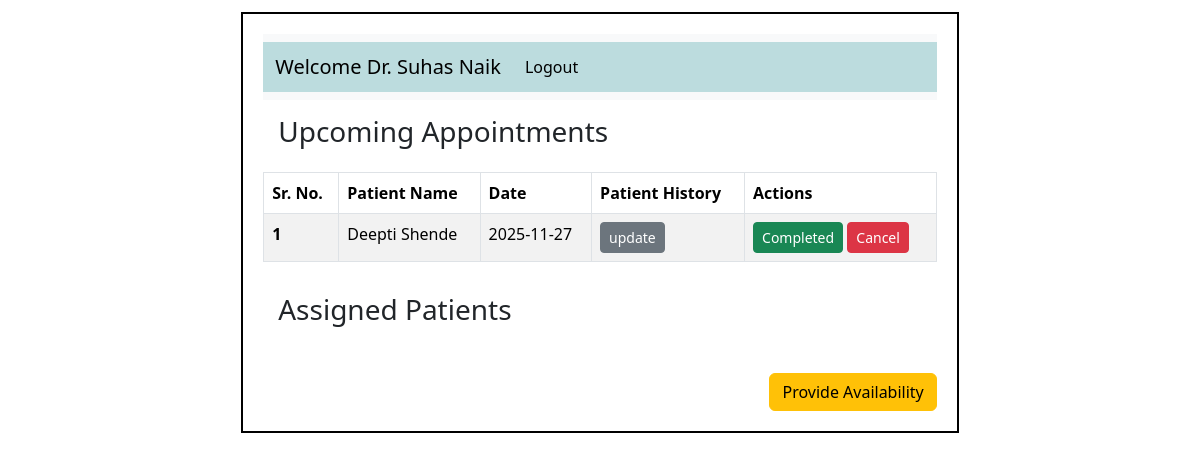
Screenshot of /doctor/1 with the database file from the repository.
### application/models.py (models this page shows)
class Doctor(db.Model):
    __tablename__ = "Doctor"
    doctor_id = db.Column(db.Integer, primary_key=True)
    name = db.Column(db.String(), nullable = False)
    phone = db.Column(db.String(), nullable = False)
    age = db.Column(db.Integer, nullable = False)
    gender = db.Column(db.String(), nullable = False)
    email = db.Column(db.String(), unique=True, nullable = False)
    username = db.Column(db.String(), unique=True, nullable=False)
    password = db.Column(db.String(), nullable=False)
    appointments = db.relationship('Appointment', backref='doctor', lazy=True)  # relationship
    dept_id= db.Column(db.Integer, db.ForeignKey('Department.department_id'))    #foreignkey
    role = db.Column(db.String())
    info = db.Column(db.String())
    exp_year = db.Column(db.Integer)

class Appointment(db.Model):
    __tablename__ = "Appointment"
    appointment_id = db.Column(db.Integer, primary_key=True)
    date = db.Column(db.String() , nullable=False)
    time = db.Column(db.String(), nullable=False)
    status = db.Column(db.String(), default='Upcoming', nullable=False)
    doctor_id = db.Column(db.Integer, db.ForeignKey('Doctor.doctor_id'))   #foreignkey
    patient_id = db.Column(db.Integer, db.ForeignKey('Patient.patient_id'))  #foreignkey

class Patient(db.Model):
    __tablename__ = "Patient"
    patient_id = db.Column(db.Integer, primary_key=True)
    name = db.Column(db.String(), nullable=False)
    phone = db.Column(db.String())
    age = db.Column(db.Integer)
    gender = db.Column(db.String())
    email = db.Column(db.String(), unique=True)
    username = db.Column(db.String(), unique=True, nullable=False)
    password = db.Column(db.String(), nullable=False)
    address = db.Column(db.String())
    patient_type = db.Column(db.String(), default='OPD')  # OPD/IPD
    status = db.Column(db.String(), default='Active')
    consultant = db.Column(db.Integer, db.ForeignKey('Doctor.doctor_id'))  #foreignkey
    appointments = db.relationship('Appointment', backref='patient', lazy=True)  # relationship
    treatment = db.relationship('Treatment', backref='patient', lazy=True) #realtionship

### application/controllers.py (the view)
@app.route('/doctor/<int:dr_id>' , methods=['GET'])
def doctor(dr_id):
    this_doctor =Doctor.query.filter_by(doctor_id=dr_id).first()
    appoint = Appointment.query.filter_by(doctor_id=dr_id).order_by(Appointment.date.asc(), Appointment.time.asc()).all()
    assigned_patients = Patient.query.filter_by(consultant=dr_id).all()
    return render_template('dr_dash.html', this_doctor=this_doctor, appoint=appoint, assigned_patients=assigned_patients)

### templates/dr_dash.html (shortened to what this page needs)
<!DOCTYPE html>
<html lang="en">
    <head>
        <link rel="stylesheet" href="/static/style.css">
        <link href="https://cdn.jsdelivr.net/npm/bootstrap@5.3.8/dist/css/bootstrap.min.css" rel="stylesheet"
>
    </head>
    <body>
        <div id="main">
            <div id="canvas">
                <nav class="navbar navbar-expand-lg bg-body-tertiary">
                    <div id="nav" class="container-fluid">
                        <a class="navbar-brand" href="/doctor/{{this_doctor.doctor_id}}">Welcome Dr. {{this_doctor.name}}</a>
                        <div class="collapse navbar-collapse" id="navbarSupportedContent">
                            <ul class="navbar-nav me-auto mb-2 mb-lg-0">
                                <li class="nav-item">
                                    <a class="nav-link active" aria-current="page" href="/logout">Logout</a>
                                </li>
                            </ul>
                        </div>
                    </div>
                </nav>
                <div id="content">
                    <h3 class="headings"> Upcoming Appointments</h3>
                    <div id="table">
                        <table class="table border table-bordered table-striped">
                            <thead>
                                <tr>
                                    <th scope="col">Sr. No.</th>
                                    <th scope="col">Patient Name</th>
                                    <th scope="col">Date</th>
                                    <th scope="col">Patient History</th>
                                    <th scope="col">Actions</th>
                                </tr>
                            </thead>
                            <tbody>
                                {% set ns = namespace(found=false, count=0) %}
                                {% for ap in appoint %}
                                    {% if ap %}
                                        {% if ap.status == "Upcoming" or ap.status == "Updated"%}
                                        {% set ns.found = true %}
                                        {% set ns.count = ns.count + 1 %}
                                            <tr>
                                                <th >{{ ns.count }}</th>
                                                <td>{{ ap.patient.name }}</td>
                                                <td>{{ ap.date }}</td>
                                                <td>
                                                    <a href="/update_patient_history/{{ap.appointment_id}}" class="btn btn-secondary btn-sm" >update</a>
                                                </td>
                                                <td>
                                                    <a href="/complete_appoint/{{ap.appointment_id}}" class="btn btn-success btn-sm"> Completed </a>
                                                    {% if ap.status == "Updated" %}
                                                        <button class="btn btn-secondary btn-sm" disabled>Cancel</button>
                                                    {% else %}
                                                        <a href="{{ url_for('cancel_appoint', appoint_id=ap.appointment_id, role='doctor') }}" class="btn btn-danger btn-sm"> Cancel </a>
                                                    {% endif %}
                                                </td>
                                            </tr>
                                        {% endif %}
                                    {% endif %}
                                {% endfor %}
                            </tbody>
                        </table>
                    </div>
                    <h3 class="headings"> Assigned Patients</h3>
                             <br>
                        <div class="text-end">
                            <a href="/doctor/{{this_doctor.doctor_id}}/availability" class="btn btn-warning"> Provide Availability</a>
                        </div>
                </div>
            </div>
        </div>
    </body>
</html>

### static/style.css (style rules this page uses)
* { margin: 0; }
#main,canvas { border: 2px solid white; margin-top: 10px; height: auto; }
#canvas { width: 60%; height: 600px; margin:auto; border: 2px solid black; }
#nav { background: #bcdcde; height: 50px; }

### templates/dr_dash.html (style rules this page uses)
.headings { padding: 15px; }
#canvas { padding: 20px; height: auto; }

### rows the page displays
Doctor: name "Suhas Naik"
Appointment: count "1", patient.name "Deepti Shende", date "2025-11-27"
